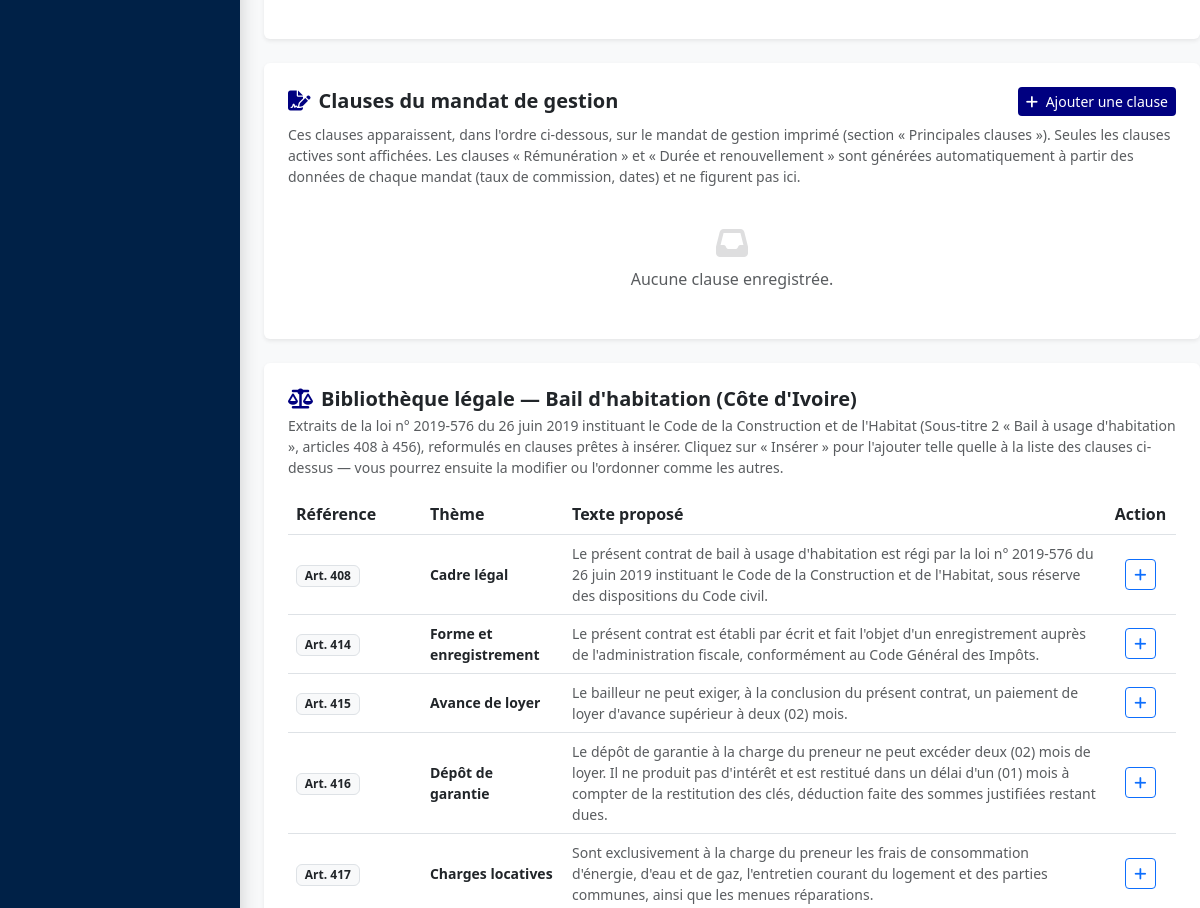
The app's page /pages/settings.php (signed in, middle part), older data.
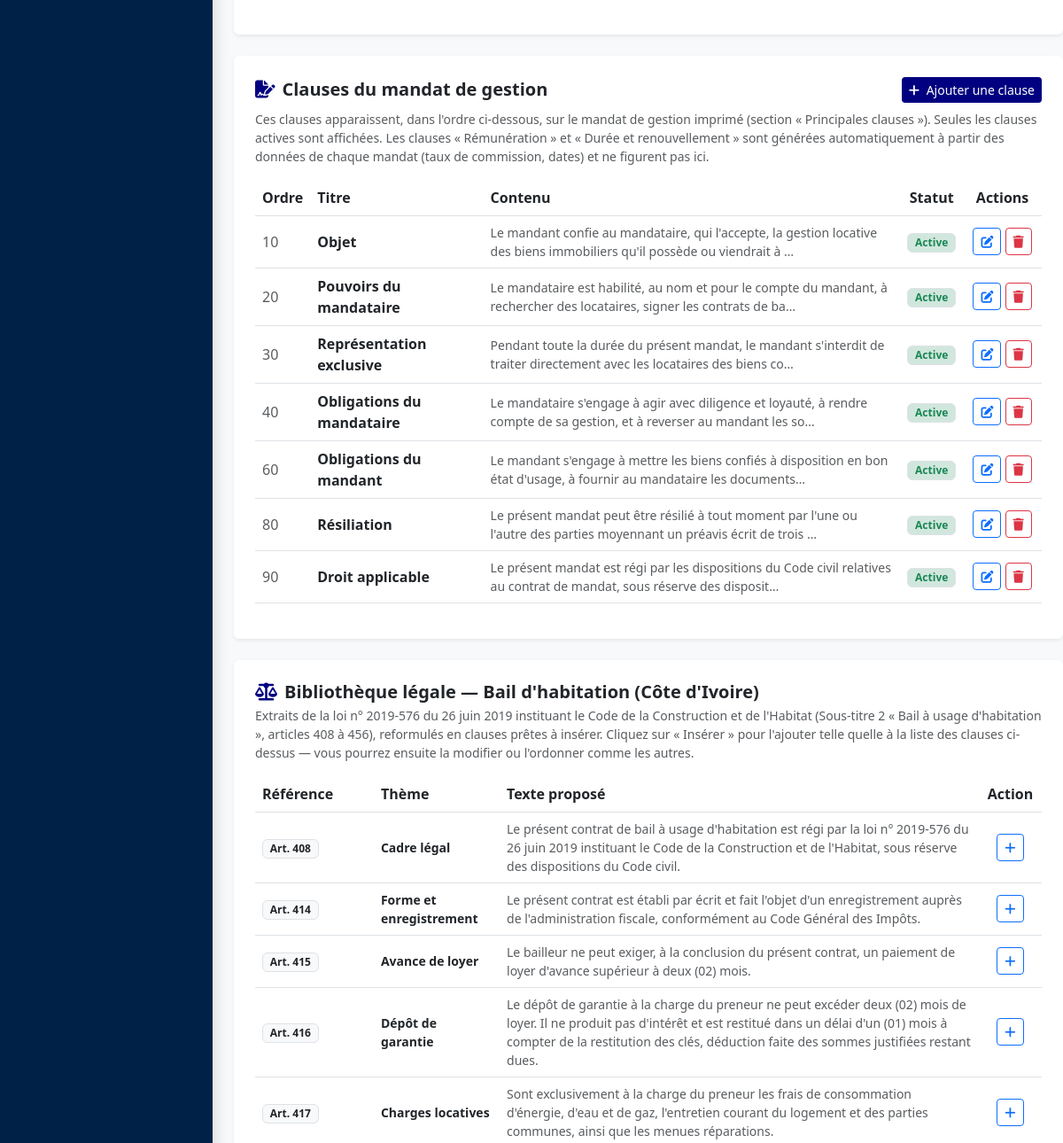
The same page, newer data.
### tables this page shows
CREATE TABLE `clauses_mandat` (
  `id` int NOT NULL AUTO_INCREMENT,
  `titre` varchar(150) NOT NULL,
  `contenu` text NOT NULL,
  `ordre_affichage` int NOT NULL DEFAULT '0',
  `actif` tinyint(1) NOT NULL DEFAULT '1',
  `created_at` timestamp NULL DEFAULT CURRENT_TIMESTAMP,
  `updated_at` timestamp NULL DEFAULT CURRENT_TIMESTAMP ON UPDATE CURRENT_TIMESTAMP,
  PRIMARY KEY (`id`),
  UNIQUE KEY `uniq_titre` (`titre`)
);

### pages/settings.php (the view, shortened to what this page needs)
<?php
require_once('../config/db.php');
$clauses = $pdo->query("SELECT * FROM clauses_contrat ORDER BY ordre_affichage ASC, id ASC")->fetchAll();
$clausesMandat = $pdo->query("SELECT * FROM clauses_mandat ORDER BY ordre_affichage ASC, id ASC")->fetchAll();
$articlesBailCI = require('../config/articles_bail_ci.php');
$titresClausesExistantes = array_flip(array_map(fn($cl) => $cl['titre'], $clauses));
?>
<!DOCTYPE html>
<html lang="fr">
<head>
    <link href="../css/bootstrap.min.css" rel="stylesheet">
    <link rel="stylesheet" href="../css/style.css">
    <link rel="stylesheet" href="../css/fontawesome/all.min.css">
</head>
<body>
<?php include('../includes/sidebar.php'); ?>
<div class="main-content">
            <div class="card shadow-sm border-0 p-4 mt-4">
                <?php if (empty($clauses)): ?>
                <div class="text-center text-muted py-4"><i class="fa fa-inbox fa-2x mb-2 d-block" style="opacity:.2;"></i>Aucune clause enregistrée.</div>
                <?php else: ?>
                <div class="table-responsive">
                </div>
                <?php endif; ?>
            </div>
            <div class="card shadow-sm border-0 p-4 mt-4">
                <div class="d-flex align-items-center justify-content-between mb-2 flex-wrap gap-2">
                    <h5 class="fw-bold mb-0"><i class="fa fa-file-signature me-2" style="color:var(--marine);"></i>Clauses du mandat de gestion</h5>
                    <button type="button" class="btn btn-sm btn-primary" style="background-color: var(--marine); border:none;" data-bs-toggle="modal" data-bs-target="#modalAddClauseMandat">
                        <i class="fa fa-plus me-1"></i> Ajouter une clause
                    </button>
                </div>
                <p class="text-muted small">Ces clauses apparaissent, dans l'ordre ci-dessous, sur le mandat de gestion imprimé (section « Principales clauses »). Seules les clauses actives sont affichées. Les clauses « Rémunération » et « Durée et renouvellement » sont générées automatiquement à partir des données de chaque mandat (taux de commission, dates) et ne figurent pas ici.</p>
                <?php if (empty($clausesMandat)): ?>
                <div class="text-center text-muted py-4"><i class="fa fa-inbox fa-2x mb-2 d-block" style="opacity:.2;"></i>Aucune clause enregistrée.</div>
                <?php else: ?>
                <div class="table-responsive">
                <table class="table align-middle">
                    <thead>
                        <tr>
                            <th style="width:6%;">Ordre</th>
                            <th style="width:22%;">Titre</th>
                            <th>Contenu</th>
                            <th style="width:8%;" class="text-center">Statut</th>
                            <th style="width:10%;" class="text-center">Actions</th>
                        </tr>
                    </thead>
                    <tbody>
                    <?php foreach ($clausesMandat as $cl): ?>
                    <tr>
                        <td class="text-muted"><?= (int)$cl['ordre_affichage'] ?></td>
                        <td class="fw-semibold"><?= htmlspecialchars($cl['titre']) ?></td>
                        <td class="text-muted small"><?= htmlspecialchars(mb_strimwidth($cl['contenu'], 0, 120, '…')) ?></td>
                        <td class="text-center">
                            <?php if ($cl['actif']): ?><span class="badge bg-success-subtle text-success border">Active</span>
                            <?php else: ?><span class="badge bg-secondary-subtle text-secondary border">Inactive</span><?php endif; ?>
                        </td>
                        <td class="text-center text-nowrap">
                            <button type="button" class="btn btn-sm btn-outline-primary btn-edit-clause-mandat" title="Modifier"
                                    data-bs-toggle="modal" data-bs-target="#modalEditClauseMandat"
                                    data-id="<?= (int)$cl['id'] ?>"
                                    data-titre="<?= htmlspecialchars($cl['titre']) ?>"
                                    data-contenu="<?= htmlspecialchars($cl['contenu']) ?>"
                                    data-ordre="<?= (int)$cl['ordre_affichage'] ?>"
                                    data-actif="<?= (int)$cl['actif'] ?>">
                                <i class="fa fa-edit"></i>
                            </button>
                            <form action="../php/delete_clause_mandat.php" method="POST" style="display:inline" onsubmit="return confirm('Supprimer cette clause ?')">
                                <button type="submit" class="btn btn-sm btn-outline-danger" title="Supprimer"><i class="fa fa-trash"></i></button>
                            </form>
                        </td>
                    </tr>
                    <?php endforeach; ?>
                    </tbody>
                </table>
                </div>
                <?php endif; ?>
            </div>
            <div class="card shadow-sm border-0 p-4 mt-4">
                <h5 class="fw-bold mb-1"><i class="fa fa-scale-balanced me-2" style="color:var(--marine);"></i>Bibliothèque légale — Bail d'habitation (Côte d'Ivoire)</h5>
                <p class="text-muted small mb-3">
                    Extraits de la loi n° 2019-576 du 26 juin 2019 instituant le Code de la Construction et de l'Habitat (Sous-titre 2 « Bail à usage d'habitation », articles 408 à 456), reformulés en clauses prêtes à insérer. Cliquez sur « Insérer » pour l'ajouter telle quelle à la liste des clauses ci-dessus — vous pourrez ensuite la modifier ou l'ordonner comme les autres.
                </p>
                <div class="table-responsive">
                <table class="table align-middle mb-0">
                    <thead>
                        <tr>
                            <th style="width:12%;">Référence</th>
                            <th style="width:16%;">Thème</th>
                            <th>Texte proposé</th>
                            <th style="width:8%;" class="text-center">Action</th>
                        </tr>
                    </thead>
                    <tbody>
                    <?php foreach ($articlesBailCI as $art):
                        $titreArt = $art['article'] . ' — ' . $art['theme'];
                        $dejaAjoutee = isset($titresClausesExistantes[$titreArt]);
                    ?>
                    <tr>
                        <td><span class="badge bg-light text-dark border"><?= htmlspecialchars($art['article']) ?></span></td>
                        <td class="fw-semibold small"><?= htmlspecialchars($art['theme']) ?></td>
                        <td class="text-muted small"><?= htmlspecialchars($art['texte']) ?></td>
                        <td class="text-center">
                            <?php if ($dejaAjoutee): ?>
                            <span class="badge bg-success-subtle text-success border" title="Déjà présente dans les clauses"><i class="fa fa-check"></i></span>
                            <?php else: ?>
                            <form action="../php/add_clause.php" method="POST">
                                <button type="submit" class="btn btn-sm btn-outline-primary" title="Insérer comme clause"><i class="fa fa-plus"></i></button>
                            </form>
                            <?php endif; ?>
                        </td>
                    </tr>
                    <?php endforeach; ?>
                    </tbody>
                </table>
                </div>
            </div>
</div>
</body>
</html>

### includes/sidebar.php (shortened to what this page needs)
<link rel="stylesheet" href="../css/theme.css">
<link rel="stylesheet" href="../css/toast.css">
<aside class="app-sidebar" id="appSidebar">
    <div class="sidebar-scroll">
    </div>
</aside>

### css/style.css (style rules this page uses)
:root { --sidebar-bg: #000080; --rouge: #FF0000; --main-bg: #f8f9fa; }
body { background-color: var(--main-bg); margin: 0; font-family: 'Segoe UI', Tahoma, Geneva, Verdana, sans-serif; }
.main-content { margin-left: 0; padding: 28px; }

### css/theme.css (style rules this page uses)
:root { --menu-color: #002147; }

### pages/settings.php (style rules this page uses)
:root { --marine: #000080; }

### includes/sidebar.php (style rules this page uses)
:root { --sb-w: 240px; --sb-w-c: 72px; --tb-h: 60px; }
html, body { overflow-x: hidden; }
body { padding-top: var(--tb-h) !important; }
.main-content { margin-left: var(--sb-w) !important; width: calc(100% - var(--sb-w)) !important; padding: 28px 0; transition: margin-left .2s ease, width .2s ease; }
.main-content { padding-left: 24px !important; padding-right: 0 !important; }
.app-sidebar { position: fixed; top: 0; left: 0; bottom: 0; width: var(--sb-w); background: var(--menu-color); z-index: 1050; display: flex; flex-direction: column; box-shadow: 2px 0 16px rgba(0,0,0,.15); transition: width .2s ease; overflow: visible; }
.sidebar-scroll { flex: 1; overflow-y: auto; overflow-x: hidden; padding: 12px 10px; }

Row changes from the older to the newer data that the page shows:
added clauses_mandat: ordre_affichage "10", titre "Objet", contenu "Le mandant confie au mandataire, qui l'accepte, la gestion locative des biens immobiliers qu'il possède ou viendrait à …", actif "Active"
added clauses_mandat: ordre_affichage "20", titre "Pouvoirs du mandataire", contenu "Le mandataire est habilité, au nom et pour le compte du mandant, à rechercher des locataires, signer les contrats de ba…", actif "Active"
added clauses_mandat: ordre_affichage "30", titre "Représentation exclusive", contenu "Pendant toute la durée du présent mandat, le mandant s'interdit de traiter directement avec les locataires des biens co…", actif "Active"
added clauses_mandat: ordre_affichage "40", titre "Obligations du mandataire", contenu "Le mandataire s'engage à agir avec diligence et loyauté, à rendre compte de sa gestion, et à reverser au mandant les so…", actif "Active"
added clauses_mandat: ordre_affichage "60", titre "Obligations du mandant", contenu "Le mandant s'engage à mettre les biens confiés à disposition en bon état d'usage, à fournir au mandataire les documents…", actif "Active"
added clauses_mandat: ordre_affichage "80", titre "Résiliation", contenu "Le présent mandat peut être résilié à tout moment par l'une ou l'autre des parties moyennant un préavis écrit de trois …", actif "Active"
added clauses_mandat: ordre_affichage "90", titre "Droit applicable", contenu "Le présent mandat est régi par les dispositions du Code civil relatives au contrat de mandat, sous réserve des disposit…", actif "Active"
Text that changed along with them:
text no longer shown: "Aucune clause enregistrée."
text now shown: "Ordre Titre Contenu Statut Actions"
